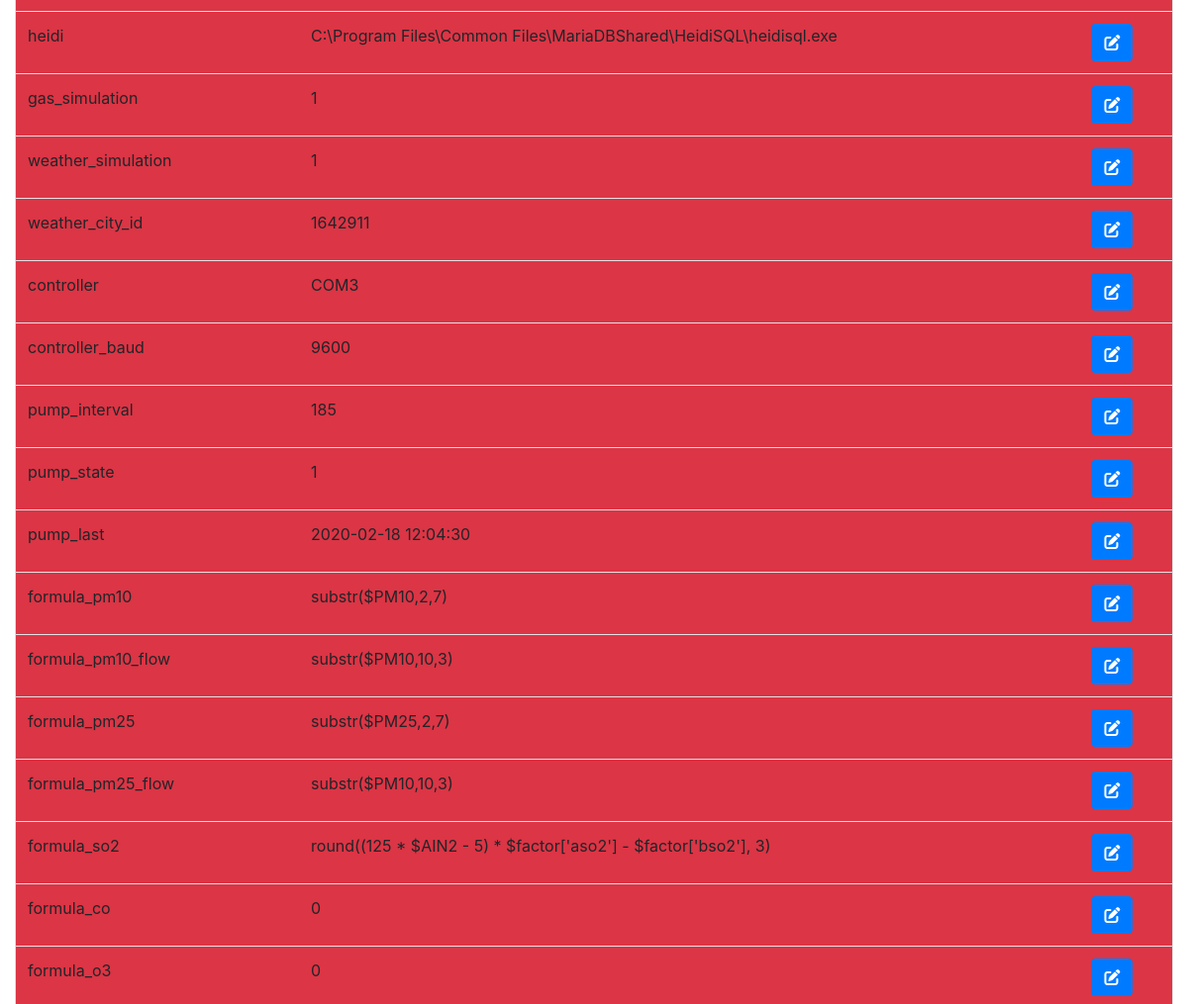
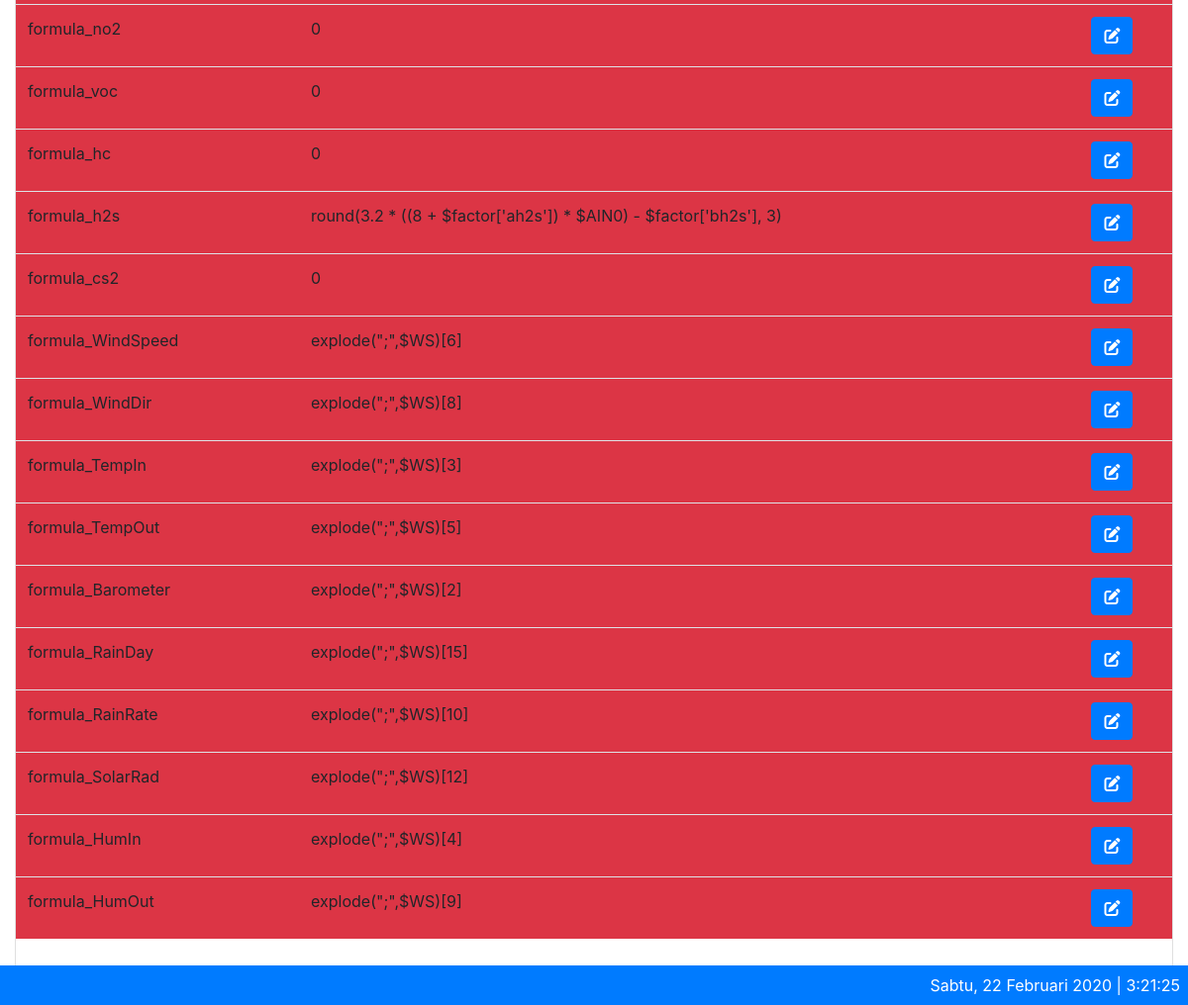
The page /index.php/konfigurasi (lower part) on the database as committed earlier (2 pictures, top to bottom).
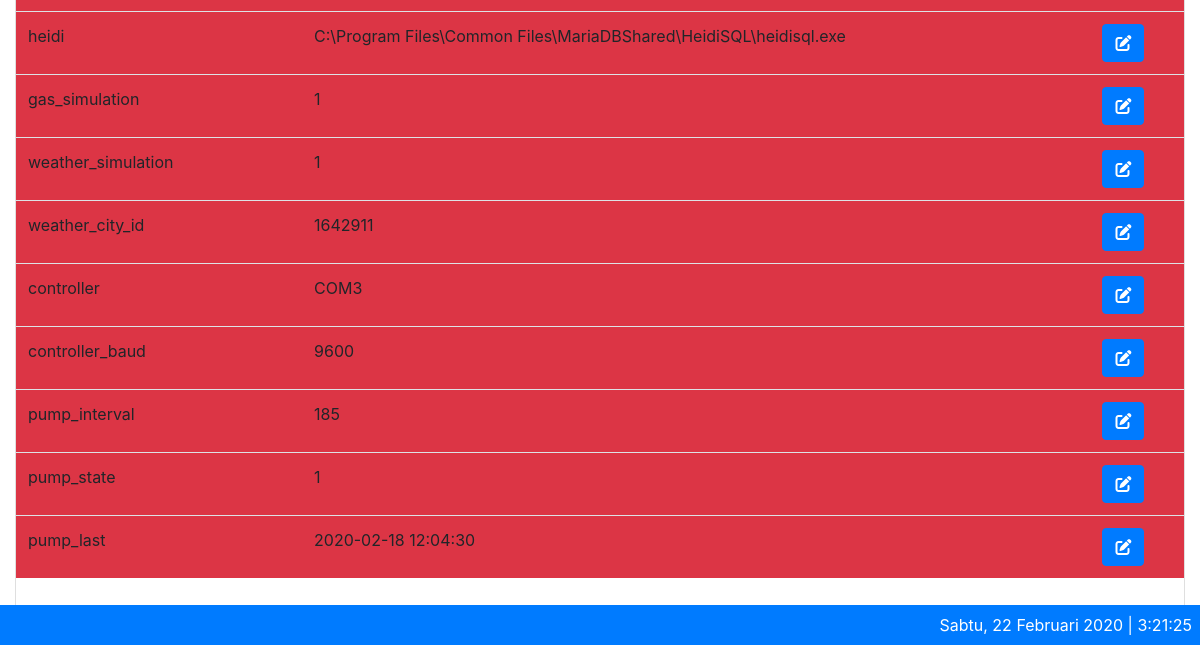
The same page on the database as committed later.
### tables this page shows
CREATE TABLE IF NOT EXISTS `aqm_configuration` (
  `id` int(11) NOT NULL AUTO_INCREMENT,
  `data` varchar(50) DEFAULT NULL,
  `content` varchar(200) DEFAULT NULL,
  `is_view` smallint DEFAULT NULL,
  PRIMARY KEY (`id`)
);

### application/libraries/Temp_frontend.php (called while the page is built)
<?php
Class Temp_frontend{
	var $template_data = array();
	function set($name, $value){
		$this->template_data[$name] = $value;
	}
	function load($temp_frontend = '', $view = '', $view_data = array(), $return = FALSE){
		$this->CI =& get_instance();
		$this->set('contents', $this->CI->load->view($view, $view_data, TRUE));
		return $this->CI->load->view($temp_frontend, $this->template_data, $return);
	}
}

### application/controllers/Konfigurasi.php (called while the page is built, shortened)
<?php
class Konfigurasi extends CI_Controller {
	public function index()
	{
		$data['title'] = 'List Konfigurasi';
		$data['alldata'] = $this->konfigurasi_m->getDataKonfigurasi();
		$this->temp_frontend->load('master/theme/theme', 'master/konfigurasi/konfigurasi', $data);
	}
}

### index.php (called while the page is built, shortened)
<?php
require_once BASEPATH.'core/CodeIgniter.php';

### application/models/Konfigurasi_m.php (called while the page is built, shortened)
<?php
class Konfigurasi_m extends CI_Model {
	public function getDataKonfigurasi($id = FALSE){
		if($id === FALSE){
			$this->db->order_by('id', 'ASC');
			$query = $this->db->get('aqm_configuration');
			return $query->result_array();
		}
		$query = $this->db->get_where('aqm_configuration', array('id' => $id));
		return $query->row_array();
	}
}

### application/views/master/konfigurasi/konfigurasi.php (the view, shortened to what this page needs)
<div class="container-fluid">
  <br>
  <div class="card">
  	<div class="row" style="padding-bottom: 50px;">
  		<div class="col-sm">
  			<div class="table-responsive">
		        <table class="table">
		          <tbody>
		          <?php foreach($alldata as $data) : ?>
		          <tr>
		            <td class="<?php if(empty($data['is_view'])) { ?>bg-danger <?php } ?>"><?= $data['data']; ?></td>
                <td class="<?php if(empty($data['is_view'])) { ?>bg-danger <?php } ?>"><?= $data['content']; ?></td>
                <td class="<?php if(empty($data['is_view'])) { ?>bg-danger <?php } ?>">
                  <a href="<?= site_url('/konfigurasi/edit/'.$data['id']) ?>" class="btn btn-primary"><i class="fas fa-edit"></i></a>
                </td>
		          </tr>
		          <?php endforeach ?>
		          </tbody>
		        </table>
		      </div>
  		</div>
  	</div>
  </div>
</div>

### application/views/master/theme/theme.php (shortened to what this page needs)
<!doctype html>
<html lang="en">
  <head>
    <link rel="stylesheet" href="<?= base_url('assets/dist/css/bootstrap.min.css') ?>">
    <link rel="stylesheet" href="<?= base_url('assets/plugins/datatables-bs4/css/dataTables.bootstrap4.css') ?>">
    <link rel="stylesheet" href="<?= base_url('assets/plugins/datatables-buttons/css/buttons.dataTables.min.css') ?>">
  </head>
  <body onload="startTime()" >
    <?=$contents?>
    <div class="footer bg-primary text-right p-2">
      <?php
      $day = date("D");
      $dayList = array(
        'Sun' => 'Minggu',
        'Mon' => 'Senin',
        'Tue' => 'Selasa',
        'Wed' => 'Rabu',
        'Thu' => 'Kamis',
        'Fri' => 'Jumat',
        'Sat' => 'Sabtu'
      );
      $month = date("m");
      $monthList = array(
        '01' => 'Januari',
        '02' => 'Februari',
        '03' => 'Maret',
        '04' => 'April',
        '05' => 'Mei',
        '06' => 'Juni',
        '07' => 'Juli',
        '08' => 'Agustus',
        '09' => 'September',
        '10' => 'Oktober',
        '11' => 'November',
        '12' => 'Desember',
      );
      echo $dayList[$day].', '.date("j").' '.$monthList[$month].' '.date("Y").' | <a id="clock"></a>'; ?>
    </div>
  </body>
</html>

### application/views/master/theme/theme.php (style rules this page uses)
.footer { position: fixed; left: 0; bottom: 0; width: 100%; color: white; text-align: center; }

Rows that differ between the two databases and show on the page:
removed aqm_configuration: data "formula_pm10", content "substr($PM10,2,7)"
removed aqm_configuration: data "formula_pm10_flow", content "substr($PM10,10,3)"
removed aqm_configuration: data "formula_pm25", content "substr($PM25,2,7)"
removed aqm_configuration: data "formula_pm25_flow", content "substr($PM10,10,3)"
removed aqm_configuration: data "formula_so2", content "round((125 * $AIN2 - 5) * $factor['aso2'] - $factor['bso2'], 3)"
removed aqm_configuration: data "formula_co", content "0"
removed aqm_configuration: data "formula_o3", content "0"
removed aqm_configuration: data "formula_no2", content "0"
removed aqm_configuration: data "formula_voc", content "0"
removed aqm_configuration: data "formula_hc", content "0"
removed aqm_configuration: data "formula_h2s", content "round(3.2 * ((8 + $factor['ah2s']) * $AIN0) - $factor['bh2s'], 3)"
removed aqm_configuration: data "formula_cs2", content "0"
removed aqm_configuration: data "formula_WindSpeed", content "explode(\";\",$WS)[6]"
removed aqm_configuration: data "formula_WindDir", content "explode(\";\",$WS)[8]"
removed aqm_configuration: data "formula_TempIn", content "explode(\";\",$WS)[3]"
removed aqm_configuration: data "formula_TempOut", content "explode(\";\",$WS)[5]"
removed aqm_configuration: data "formula_Barometer", content "explode(\";\",$WS)[2]"
removed aqm_configuration: data "formula_RainDay", content "explode(\";\",$WS)[15]"
removed aqm_configuration: data "formula_RainRate", content "explode(\";\",$WS)[10]"
removed aqm_configuration: data "formula_SolarRad", content "explode(\";\",$WS)[12]"
removed aqm_configuration: data "formula_HumIn", content "explode(\";\",$WS)[4]"
removed aqm_configuration: data "formula_HumOut", content "explode(\";\",$WS)[9]"
